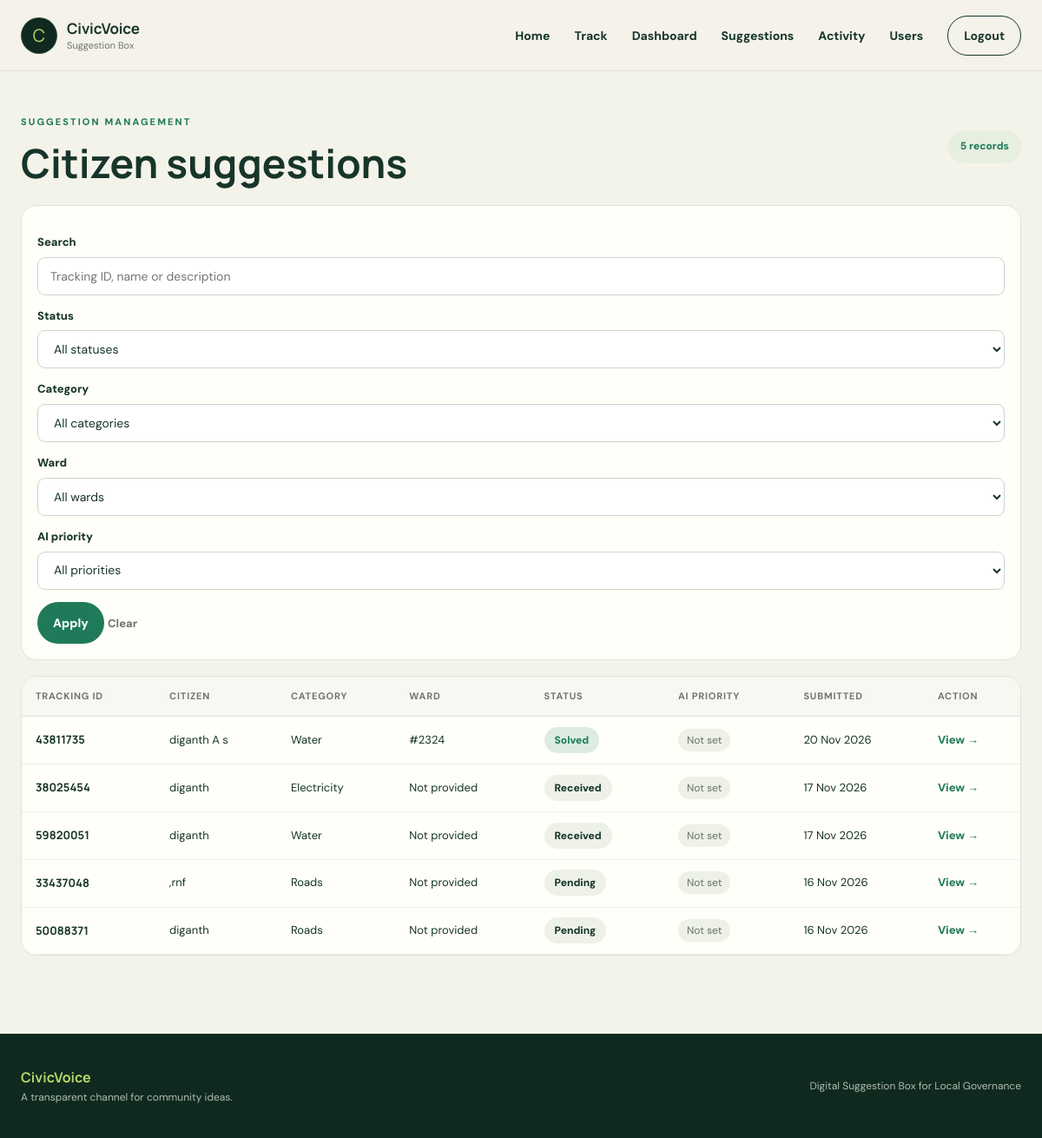
The page /admin/suggestions (signed in) on the database as committed earlier.
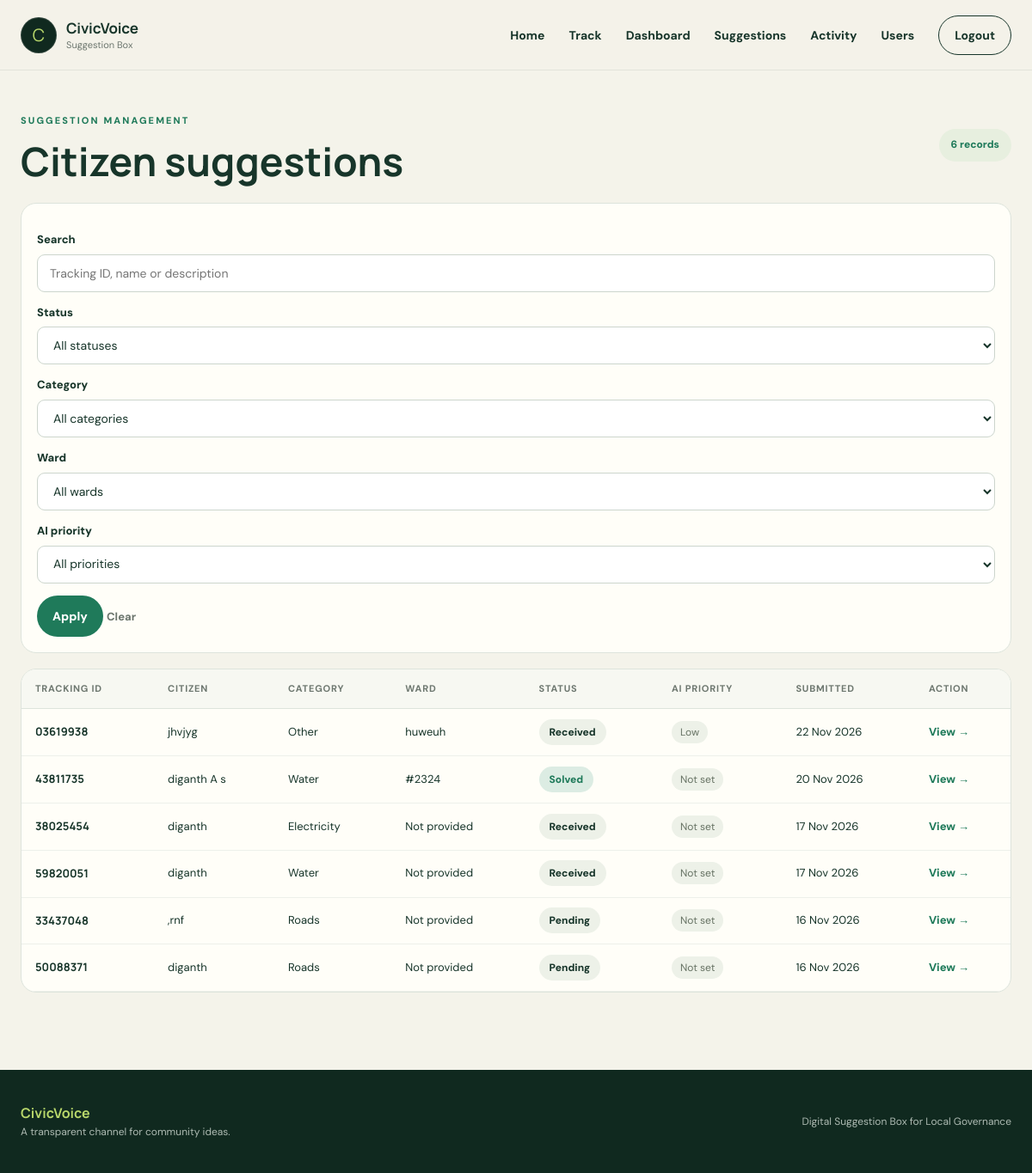
The same page on the database as committed later.
### app/models.py (models this page shows)
class Suggestion(db.Model):
    id = db.Column(db.Integer, primary_key=True)
    tracking_id = db.Column(
        db.String(8),
        unique=True,
        nullable=False,
        default=lambda: f"{secrets.randbelow(100_000_000):08d}"
    )
    name = db.Column(db.String(100), nullable=False)
    title = db.Column(db.String(150), nullable=True)
    category = db.Column(db.String(100), nullable=False)
    description = db.Column(db.Text, nullable=False)
    status = db.Column(
        db.String(30),
        default="Received",
        nullable=False
    )
    ward = db.Column(db.String(100), nullable=True)
    officer_remark = db.Column(db.Text, nullable=True)
    photo_filename = db.Column(db.String(255), nullable=True)
    ai_priority = db.Column(db.String(20), nullable=True)
    ai_priority_reason = db.Column(db.Text, nullable=True)
    ai_priority_provider = db.Column(db.String(30), nullable=True)
    created_at = db.Column(
        db.DateTime,
        default=datetime.utcnow
    )

### app/routes.py (the view, shortened to what this page needs)
    @app.route("/admin/suggestions")
    @staff_required
    def manage_suggestions():
        search = request.args.get("search", "").strip()
        status = request.args.get("status", "").strip()
        category = request.args.get("category", "").strip()
        ward = request.args.get("ward", "").strip()
        priority = request.args.get("priority", "").strip()
        query = Suggestion.query
        if status:
            query = query.filter(Suggestion.status == status)
        if category:
            query = query.filter(Suggestion.category == category)
        if ward:
            query = query.filter(Suggestion.ward == ward)
        if priority:
            query = query.filter(Suggestion.ai_priority == priority)
        suggestions = query.order_by(
            Suggestion.created_at.desc()
        ).all()
        categories = [
            item[0]
            for item in db.session.query(Suggestion.category)
            .distinct()
            .order_by(Suggestion.category)
            .all()
        ]
        wards = [
            item[0]
            for item in db.session.query(Suggestion.ward)
            .filter(Suggestion.ward.isnot(None))
            .filter(Suggestion.ward != "")
            .distinct()
            .order_by(Suggestion.ward)
            .all()
        ]
        return render_template(
            "suggestions.html",
            suggestions=suggestions,
            search=search,
            selected_status=status,
            selected_category=category,
            selected_ward=ward,
            selected_priority=priority,
            categories=categories,
            wards=wards
        )

### app/__init__.py (called while the page is built)
@login_manager.user_loader
def load_user(user_id):
    from app.models import User
    try:
        user_id = int(user_id)
    except (TypeError, ValueError):
        return None
    user = db.session.get(User, user_id)
    if user is None or not user.is_active:
        return None
    return user

### app/routes.py (called while the page is built)
def staff_required(view_function):
    @wraps(view_function)
    @login_required
    def wrapped_view(*args, **kwargs):
        if current_user.role not in ["admin", "staff"]:
            abort(403)
        return view_function(*args, **kwargs)
    return wrapped_view

### app/templates/suggestions.html (shortened to what this page needs)
{% extends "base.html" %}
{% block content %}
<div class="dashboard-header">
    <div>
        <span class="eyebrow">Suggestion management</span>
        <h1>Citizen suggestions</h1>
    </div>
    <span class="count-badge">{{ suggestions|length }} records</span>
</div>
<section class="form-container filter-panel">
    <form method="GET" action="{{ url_for('manage_suggestions') }}" class="management-filter">
        <div class="field search-field">
            <label for="search">Search</label>
            <input type="text" id="search" name="search" placeholder="Tracking ID, name or description" value="{{ search }}">
        </div>
        <div class="field">
            <label for="status">Status</label>
            <select id="status" name="status">
                <option value="">All statuses</option>
            </select>
        </div>
        <div class="field">
            <label for="category">Category</label>
            <select id="category" name="category">
                <option value="">All categories</option>
            </select>
        </div>
        <div class="field">
            <label for="ward">Ward</label>
            <select id="ward" name="ward">
                <option value="">All wards</option>
            </select>
        </div>
        <div class="field">
            <label for="priority">AI priority</label>
            <select id="priority" name="priority">
                <option value="">All priorities</option>
            </select>
        </div>
        <button type="submit" class="btn filter-button">Apply</button>
        <a class="clear-filter" href="{{ url_for('manage_suggestions') }}">Clear</a>
    </form>
</section>
<section class="form-container table-panel">
    {% if suggestions %}
        <div class="table-scroll">
            <table class="modern-table">
                <thead>
                    <tr>
                        <th>Tracking ID</th>
                        <th>Citizen</th>
                        <th>Category</th>
                        <th>Ward</th>
                        <th>Status</th>
                        <th>AI priority</th>
                        <th>Submitted</th>
                        <th>Action</th>
                    </tr>
                </thead>
                <tbody>
                    {% for suggestion in suggestions %}
                        <tr>
                            <td><strong class="tracking-code">{{ suggestion.tracking_id }}</strong></td>
                            <td>{{ suggestion.name }}</td>
                            <td>{{ suggestion.category }}</td>
                            <td>{{ suggestion.ward or "Not provided" }}</td>
                            <td><span class="status-pill status-{{ suggestion.status|lower|replace(' ', '-') }}">{{ suggestion.status }}</span></td>
                            <td><span class="priority-{{ (suggestion.ai_priority or 'low')|lower }}">{{ suggestion.ai_priority or "Not set" }}</span></td>
                            <td>{{ suggestion.created_at.strftime("%d %b %Y") }}</td>
                            <td>
                                <a class="table-action" href="{{ url_for('suggestion_detail', suggestion_id=suggestion.id) }}">View <span>→</span></a>
                            </td>
                        </tr>
                    {% endfor %}
                </tbody>
            </table>
        </div>
    {% else %}
        <p class="empty-state">No suggestions found for these filters.</p>
    {% endif %}
</section>
{% endblock %}

Rows that differ between the two databases and show on the page:
added Suggestion: tracking_id "03619938", name "jhvjyg", category "Other", ward "huweuh", status "Received", ai_priority "Low", created_at "22 Nov 2026"
Other text that changed with them:
{{ suggestions|length }}: "5" → "6"
